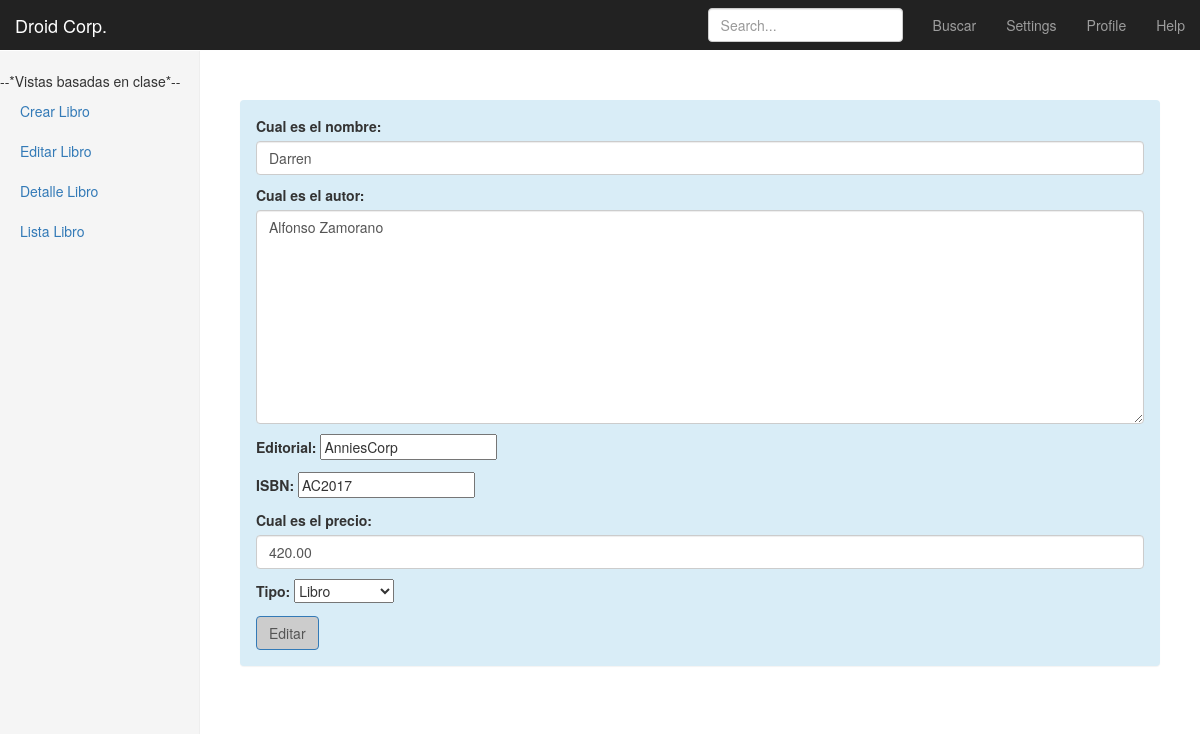
Page /libros/13/editar/ on the committed database.
### libros/models.py (models this page shows, shortened)
class libromodelo(models.Model):
    nombre = models.CharField(max_length = 40)
    autor = models.CharField(max_length = 40)
    editorial = models.CharField(max_length = 40)
    ISBN = models.CharField(max_length = 40)
    precio = models.DecimalField(max_digits=9999, decimal_places=2)
    slug = models.SlugField(blank=True)

### libros/views.py (the view)
# urls.py: url(r'^(?P<pk>\d+)/editar/$', ActualizarLibro.as_view(), name='update_view'),
class ActualizarLibro(UpdateView):
    model = libromodelo
    form_class = LibroModelForm
    success_url = "/libros/lista/"
    def get_context_data(self, *args, **kwargs):
        context = super(ActualizarLibro, self).get_context_data(*args, **kwargs)
        context["submit_btn"]="Editar"
        return context

### libros/forms.py (shortened to what this page needs)
class LibroModelForm(forms.ModelForm):
    tipo=forms.ChoiceField(choices=OPCIONES_TIPO)
    class Meta:
        model=libromodelo
        fields=[
            "nombre",
            "autor",
            "editorial",
            "ISBN",
            "precio",
            "tipo"
        ]
        labels={
            "nombre":"Cual es el nombre",
            "autor":"Cual es el autor",
            "precio":"Cual es el precio"
        }
        widgets={
            "nombre":forms.TextInput(attrs={'class':'form-control','placeholder':'Ponga el nombre'}),
            "autor":forms.Textarea(attrs={'class':'form-control'}),
            "precio":forms.NumberInput(attrs={'class':'form-control'})
        }

### templates/libros/libromodelo_form.html
{% extends "base.html" %}
{%block content%}
{%include "form.html" with form=form submit_btn=submit_btn%}
{%endblock%}

### templates/form.html (shortened to what this page needs)
<div class="panel panel-default">
  <div class="panel-body">
    <form class="" action="" method="POST" class=form-horizontal>{% csrf_token %}
      {{form.as_p}}
      <input type="submit" class ="btn btn-primary "name="" value="{{submit_btn}}">
    </form>
  </div>
</div>

### static/css/dashboard.css (style rules this page uses)
body { padding-top: 50px; }

### static/css/mycss.css (style rules this page uses)
.panel { margin-bottom: 20px; background-color: #d9edf7; border: 1px solid transparent; border-radius: 4px; -webkit-box-shadow: 0 1px 1px rgba(0,0,0,.05); box-shadow: 0 1px 1px rgba(0,0,0,.05); }
.btn-primary { color: #555; background-color: #ccc; border-color: #337ab7; }

### rows in the picture
libromodelo: nombre "Darren", autor "Alfonso Zamorano", editorial "AnniesCorp", ISBN "AC2017", precio "420.00"
